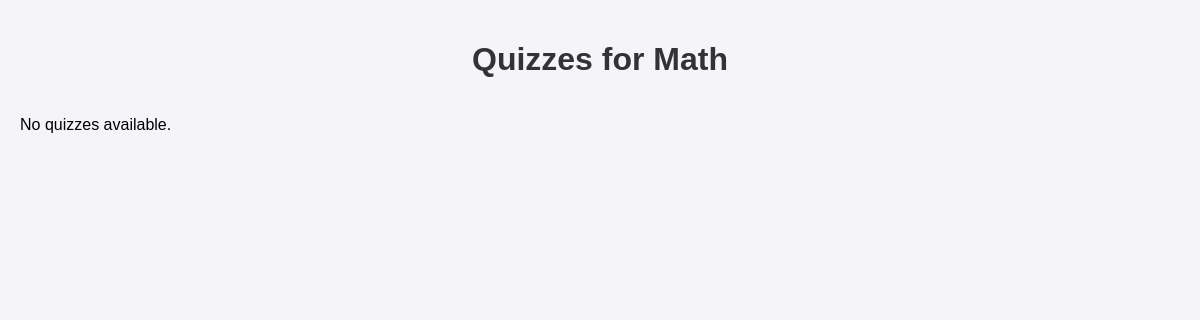
Before: /subject/3/quizzes/ (signed in) with the older database file.
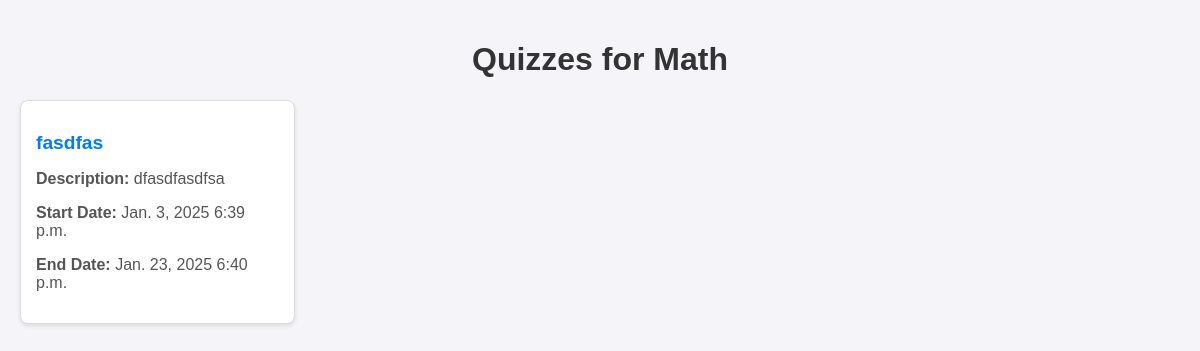
After: the same page with the newer database file.
### teacher/models.py (models this page shows, shortened)
class Subject(models.Model):
    name = models.CharField(max_length=100)
    teacher = models.ForeignKey(
        User,
        on_delete=models.CASCADE,
        limit_choices_to={'role': 'teacher'},
        related_name='teacher'
    )
    grade = models.CharField(max_length=50)
    class_name = models.CharField(max_length=50)

class Quiz(models.Model):
    title = models.CharField(max_length=200)
    subject = models.ForeignKey('Subject', on_delete=models.CASCADE, related_name='quizzes')
    description = models.TextField(blank=True)
    start_date = models.DateField()
    start_time = models.TimeField()
    end_date = models.DateField()
    end_time = models.TimeField()
    created_at = models.DateTimeField(auto_now_add=True)
    updated_at = models.DateTimeField(auto_now=True)
    class Meta:
        ordering = ['-created_at']
        verbose_name_plural = "Quizzes"

### teacher/views.py (the view)
# urls.py: path('subject/<int:subject_id>/quizzes/', subject_quizzes, name='subject_quizzes'),
def subject_quizzes(request, subject_id):
    subject = get_object_or_404(Subject, id=subject_id)
    if request.user.role != 'teacher' or subject.teacher != request.user:
        return HttpResponse("You do not have permission to view these quizzes.", status=403)
    quizzes = subject.quizzes.all()
    return render(request, 'teacher/subject_quizzes.html', {'subject': subject, 'quizzes': quizzes})

### teacher/templates/teacher/subject_quizzes.html (shortened to what this page needs)
<!DOCTYPE html>
<html lang="en">
<head>
</head>
<body>
    <h1>Quizzes for {{ subject.name }}</h1>
    <div class="quiz-container">
        {% for quiz in quizzes %}
            <div class="quiz-box" onclick="window.location.href='{% url 'quiz_detail' quiz.id %}'">
                <h2 class="quiz-title">{{ quiz.title }}</h2>
                <div class="quiz-details">
                    <p><strong>Description:</strong> {{ quiz.description }}</p>
                    <p><strong>Start Date:</strong> {{ quiz.start_date }} {{ quiz.start_time }}</p>
                    <p><strong>End Date:</strong> {{ quiz.end_date }} {{ quiz.end_time }}</p>
                </div>
            </div>
        {% empty %}
            <p>No quizzes available.</p>
        {% endfor %}
    </div>
</body>
</html>

### teacher/templates/teacher/subject_quizzes.html (style rules this page uses)
body { font-family: Arial, sans-serif; background-color: #f4f4f9; margin: 0; padding: 20px; }
h1 { text-align: center; color: #333; }
.quiz-container { display: grid; grid-template-columns: repeat(auto-fill, minmax(250px, 1fr)); gap: 20px; margin-top: 20px; }
.quiz-box { background-color: #fff; border: 1px solid #ddd; border-radius: 8px; padding: 15px; box-shadow: 0 2px 4px rgba(0, 0, 0, 0.1); transition: transform 0.2s; cursor: pointer; }
.quiz-title { font-size: 1.2em; color: #007bff; text-decoration: none; }
.quiz-details { margin-top: 10px; color: #555; }

Changed rows visible on the page:
added Quiz: title "fasdfas", description "dfasdfasdfsa", start_date "Jan. 3, 2025", start_time "6:39 p.m.", end_date "Jan. 23, 2025", end_time "6:40 p.m."
Other visible differences:
text no longer shown: "No quizzes available."
